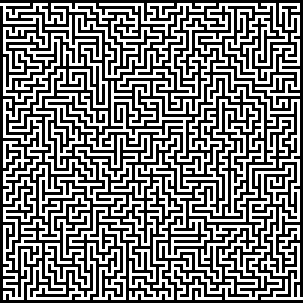
#> input picture Mazes/maze2.png, 101 x 101 px, found by its file name (shown 3 times larger)
$ python mazesolve.py
#> lines starting #> are read from the running program, lines starting #| are printed output that depends on the picture
### buildmaze.py
# -*- coding: utf-8 -*-
"""
Created on Thu Oct 15 22:50:49 2020

@author: markr
"""

from PIL import Image
import os

class Maze():

    def __init__(self, filename):
        self._maze = []
        self._height = 0
        self._width = 0
        self._start = None
        self._end = None
        self.buildMaze(filename)

    def buildMaze(self, filename):
        """
        Reads the image at location filename and returns a 2D list
        interpretation of the image (height, width) where 1 represents
        traversable path and 0 an intraversable(wall)
        """
#> called with filename = 'maze2.png'
        path = os.getcwd()

        #px holds image object
        with Image.open(path + "\\Mazes\\" + filename) as im:
#> im is the input picture: PIL image 101x101 RGBA; mean R, G, B, A 125, 125, 125, 255
            px = im.load()

        self._width, self._height = im.size
#> self._width = 101; self._height = 101
        self._maze = [[] for x in range(self._height)]

        #First three are RGB, fourth is the scale used?
        for h in range(self._height):
            for w in range(self._width):
                if px[w,h] == (255,255,255,255):
                    self._maze[h].append([255,255,255])
                else:
                    self._maze[h].append([0,0,0])

        #Assigning start and end. First checks left wall, then right wall,
        #Then top wall, then botton wall. Top->down or left->right where applicable

        #Left wall
        self.checkEdges(self._height, w = 0)
        #Right wall
        if self._start == None or self._end == None:
            self.checkEdges(self._height, w = self._width-1)
        #Top wall
        if self._start == None or self._end == None:
            self.checkEdges(self._width, h = 0)
        #Bottom wall
        if self._start == None or self._end == None:
            self.checkEdges(self._width, h = self._height-1)


    def checkEdges(self, whichWall, h = None, w = None):
        """
        Helper function only ever called by buildmaze and is used to locate
        the beginning and end of the maze. Only one of h and w will not be
        None. whichwall is the limit of rows or columns depending on how the
        function was called
        """
#> called with whichWall = 101, w = 0
        for i in range(whichWall):
            if h == None:
                if self._maze[i][w] == [255,255,255]:
                    if self._start == None:
                        self._start = (i,w)
                    else:
                        self._end = (i,w)
                        break
            else:
                if self._maze[h][i] == [255,255,255]:
                    if self._start == None:
                        self._start = (h,i) #Hello (:
                    else:
                        self._end = (h,i)
                        break

    def checkSurroundings(self, origin):
        """
        Checks the four adjacent tiles to origin (y,x) and returns a tuple of four
        booleans, true for valid path, false otherwise. Tuple is ordered as
        (left, right, above, below)
        """
        #Checking left
        if origin[1] > 0:
            if self._maze[origin[0]][origin[1]-1] == [255,255,255]:
                l = True
            else:
                l = False
        else:
            l = False

        #Checking right
        if origin[1] < self._width-1:
            if self._maze[origin[0]][origin[1]+1] == [255,255,255]:
                r = True
            else:
                r = False
        else:
            r = False

        #Checking top
        if origin[0] > 0:
            if self._maze[origin[0]-1][origin[1]] == [255,255,255]:
                t = True
            else:
                t = False
        else:
            t = False

        #Checking bottom
        if origin[0] < self._height-1:
            if self._maze[origin[0]+1][origin[1]] == [255,255,255]:
                b = True
            else:
                b = False
        else:
            b = False

        return (l, r, t, b)

    def setNodeVisited(self, origin):
        self._maze[origin[0]][origin[1]] = [255,0,255]

    def getHeight(self):
        return self._height

    def getWidth(self):
        return self._width

    def getMaze(self):
        return self._maze

    def getStart(self):
        return self._start

    def getEnd(self):
        return self._end

### pathhead.py
# -*- coding: utf-8 -*-
"""
Created on Fri Oct 16 15:28:09 2020

@author: markr
"""

class PathHead():

    def __init__(self, y, x, dist):
        self._x = x
        self._y = y
        self._dist = dist

    def getDistance(self):
        return self._dist

    def getCords(self):
        return (self._y, self._x)

    def getX(self):
        return self._x

    def getY(self):
        return self._y

    def __lt__(self, p2):
        return self._dist < p2._dist

    def __le__(self, p2):
        return self._dist <= p2._dist

    def __eq__(self, p2):
        return self._x == p2._x and self._y == p2._y

    def __ne__(self, p2):
        return self._x != p2._x or self._y != p2._y

    def __gt__(self, p2):
        return self._dist > p2._dist

    def __ge__(self, p2):
        return self._dist >= p2._dist

### priorityqueue.py
# -*- coding: utf-8 -*-
"""
Created on Thu Oct 15 23:21:22 2020

@author: markr
"""

class PriorityQueue:
    def __init__(self, original = None):
        if original == None:
            self.construct()
        else:
            self.copyConstruct(original)

    def construct(self):
        #None at position 0 is necessary for parent location calculations
        self._minheap = [None]
        self._size = 0

    def copyConstruct(self, original):
        self._minheap = original._minheap.copy()
        self._size = original._size

    def size(self):
        return self._size

    def minimum(self):
        return self._minheap[1]

    def insert(self, element, rejectduplicates = False):
        """
        Inserts element into the priority queue. By default accepts duplicates but
        That can be dissalowed with rejectduplicates
        """

        #exiting if duplicate
        if(rejectduplicates):
            for count in range(1,self._size+1):
                if element == self._minheap[count]:
                    break

        self._size += 1
        self._minheap.append(element)

        #Fixing location if necessary
        if(self._size > 1):
            parentloc = self._size//2
            loc = self._size

            #Parent of a given node at position loc in _minheap can be
            #calculated as loc / 2 round down
            while loc > 1 and self._minheap[loc] < self._minheap[parentloc]:
                self._minheap[loc] = self._minheap[parentloc]
                self._minheap[parentloc] = element
                loc = parentloc
                parentloc //= 2

    def extractMin(self):
        """
        Extracts and returns the minimum element from the minheap
        """
        if self._size == 0:
            return None

        if self._size == 1:
            self._size -= 1
            return self._minheap.pop()

        minimum = self._minheap[1]
        self._minheap[1] = self._minheap[self._size]
        self._minheap.pop()
        self._size -= 1

        lchild = 2
        rchild = 3
        current = 1
        nextloc = 1
        exiting = False

        while current <= self._size:
            #Checking cases where the current location has two children
            if rchild <= self._size:
                if self._minheap[lchild] == self._minheap[rchild] and self._minheap[rchild] == self._minheap[current]:
                    exiting = True
                elif self._minheap[lchild] <= self._minheap[rchild]:
                    if self._minheap[lchild] < self._minheap[current]:
                        nextloc = current*2
                    else:
                        exiting = True
                else:
                    if self._minheap[rchild] < self._minheap[current]:
                        nextloc = current*2+1
                    else:
                        exiting = True
            #Checking case where the current location has only a left child
            elif lchild <= self._size:
                if self._minheap[lchild] < self._minheap[current]:
                    nextloc = current*2
                else:
                    exiting = True
            else:
                exiting = True

            #Exits loop if all elements in correct location
            if exiting:
                break

            #Swapping procedure
            temp = self._minheap[nextloc]
            self._minheap[nextloc] = self._minheap[current]
            self._minheap[current] = temp
            current = nextloc
            lchild = current*2
            rchild = lchild+1

        return minimum

### mazesolve.py
# -*- coding: utf-8 -*-
"""
Created on Fri Oct 16 16:11:57 2020

@author: markr
"""
from buildmaze import Maze
from priorityqueue import PriorityQueue
from pathhead import PathHead
from PIL import Image
from math import sqrt
import numpy

def main():
    maze = Maze("maze2.png")
    paths = PriorityQueue()

    start = maze.getStart()
#> start = (1, 0)
    end = maze.getEnd()
#> end = (99, 100)
    paths.insert(PathHead(start[0], start[1], calcDistance(start, end)))
    current = paths.minimum()

    while paths.size() > 0 and current.getDistance() != 0.0:
        current = paths.extractMin()
        maze.setNodeVisited(current.getCords())
        surroundings = maze.checkSurroundings(current.getCords())
        insertSurroundings(paths, surroundings, current, end)

    solved = maze.getMaze()
    solved = numpy.array(solved)
    img = Image.fromarray(solved.astype('uint8'), 'RGB')
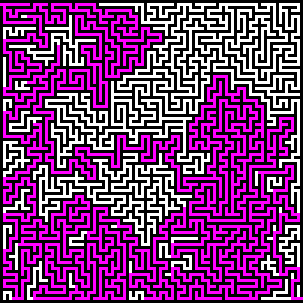
#> img: PIL image 101x101 RGB (shown 3 times larger); mean R, G, B 125, 56.5, 125
    img.save('solved.png')

def calcDistance(start, end):
        """
        Given two coordinates of form (y,x), this function calculates and
        returns the distance between the two
        """
        return sqrt(pow(end[0]-start[0], 2) + pow(end[1]-start[1],2))

def insertSurroundings(paths, surroundings, origin, end):
    """
    Based on the 4 boolean tuple surroundings, inserts each valid path into
    the priority queue
    """
    if surroundings[0]:
        newLoc = (origin.getY(), origin.getX()-1)
        newpath = PathHead(newLoc[0], newLoc[1], calcDistance(newLoc, end))
        paths.insert(newpath, rejectduplicates = True)
    if surroundings[1]:
        newLoc = (origin.getY(), origin.getX()+1)
        newpath = PathHead(newLoc[0], newLoc[1], calcDistance(newLoc, end))
        paths.insert(newpath, rejectduplicates = True)
    if surroundings[2]:
        newLoc = (origin.getY()-1, origin.getX())
        newpath = PathHead(newLoc[0], newLoc[1], calcDistance(newLoc, end))
        paths.insert(newpath, rejectduplicates = True)
    if surroundings[3]:
        newLoc = (origin.getY()+1, origin.getX())
        newpath = PathHead(newLoc[0], newLoc[1], calcDistance(newLoc, end))
        paths.insert(newpath, rejectduplicates = True)

main()
